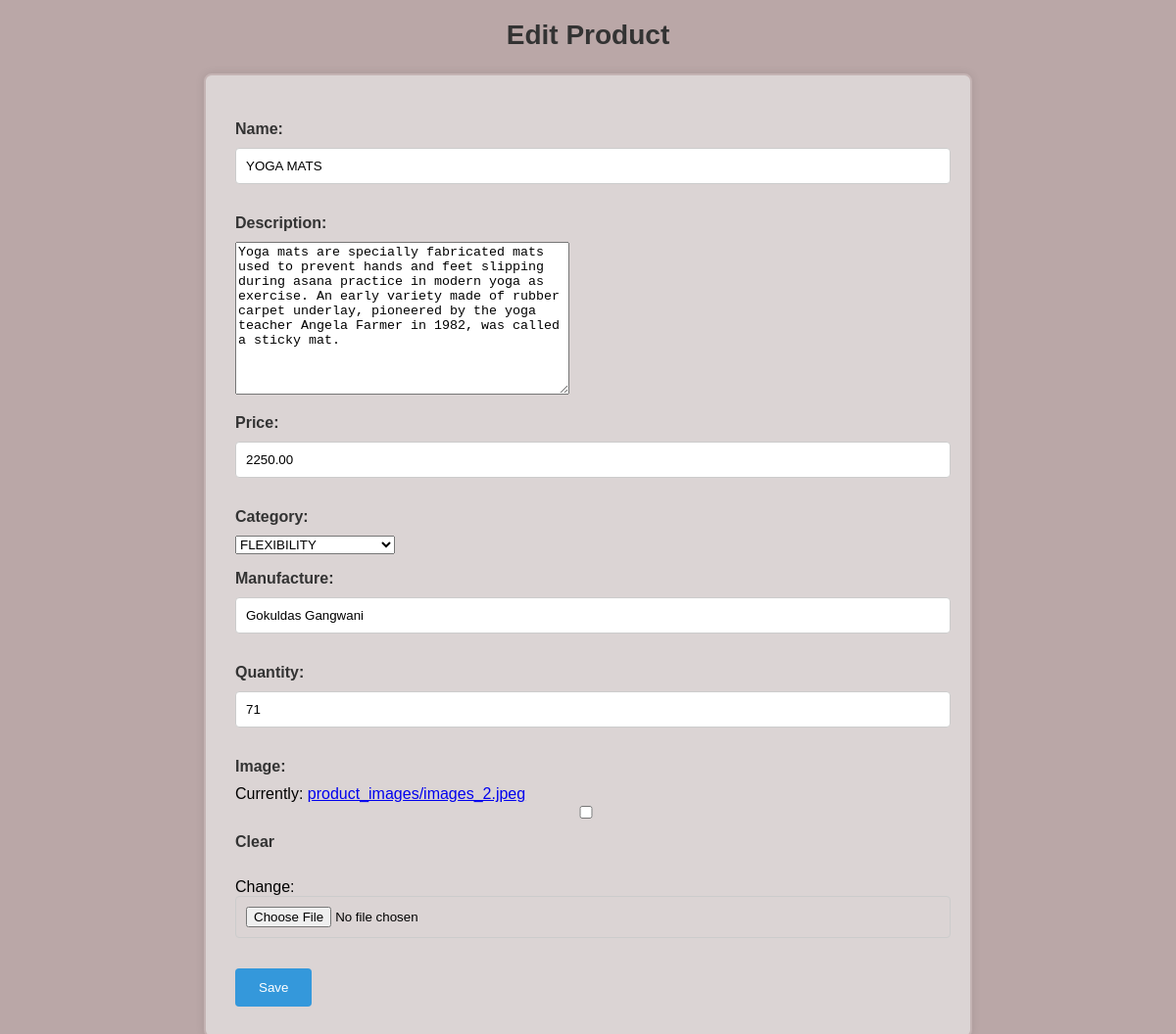
Page /edit-product/3/ (signed in) on the committed database.
### earring_app/models.py (models this page shows, shortened)
class Product(models.Model):
    name = models.CharField(max_length=255)
    description = models.TextField(blank=True)
    price = models.DecimalField(max_digits=10, decimal_places=2)
    image = models.ImageField(upload_to='product_images', blank=True)
    quantity = models.IntegerField(default=0)
    manufacture = models.CharField(max_length=100, default="Gokuldas Gangwani")
    category = models.ForeignKey(Category, on_delete=models.CASCADE)

class Category(models.Model):
    name = models.CharField(max_length=100)
    description = models.TextField()
    def __str__(self):
        return self.name
    from django.db import models

### earring_app/views.py (the view)
# urls.py: path('edit-product/<int:id>/', edit_product, name='edit_product'),
@login_required
def edit_product(request, id):
    product = get_object_or_404(Product, id=id)
    if request.method == 'POST':
        form = ProductForm(request.POST, request.FILES, instance=product)
        if form.is_valid():
            form.save()
            return redirect('home')
    else:
        form = ProductForm(instance=product)
    return render(request, 'edit_product.html', {'form': form})

### earring_app/forms.py
class ProductForm(forms.ModelForm):
    class Meta:
        model = Product
        fields = ['name', 'description', 'price', 'category','manufacture','quantity', 'image']

### earring_app/templates/edit_product.html (shortened to what this page needs)
<!DOCTYPE html>
<html lang="en">
<head>
</head>
<body>
    <h2>Edit Product</h2>
    <form method="POST" enctype="multipart/form-data">
        {{ form.as_p }}
        <button type="submit">Save</button>
    </form>
</body>
</html>

### earring_app/templates/edit_product.html (style rules this page uses)
body { font-family: Arial, sans-serif; margin: 0; padding: 0; background-color: rgb(186, 167, 167); }
h2 { text-align: center; font-size: 28px; margin-top: 20px; color: #333; }
form { width: 60%; margin: 20px auto; padding: 30px; border: 2px solid #c4b3b3; border-radius: 8px; background-color: #dbd4d4; box-shadow: 0 0 10px rgba(0, 0, 0, 0.1); }
form label { display: block; margin-bottom: 10px; color: #333; font-weight: bold; }
form input { width: calc(100% - 12px); padding: 10px; border: 1px solid #ccc; border-radius: 4px; margin-bottom: 15px; }
form button { padding: 12px 24px; border: none; background-color: #3498db; color: white; cursor: pointer; border-radius: 4px; transition: background-color 0.3s ease; }

### rows in the picture
Product: name "YOGA MATS", description "Yoga mats are specially fabricated mats used to prevent hands and feet slipping during asana practice in modern yoga as exercise. An early variety made of rubber carpet underlay, pioneered by the yoga teacher Angela Farmer in 1982, was called a sticky mat.", price "2250.00", category "FLEXIBILITY", manufacture "Gokuldas Gangwani", quantity "71"
